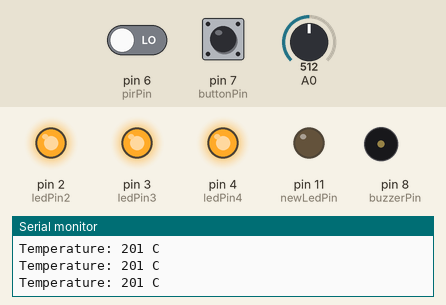
This sketch was run on a simulated Arduino Uno, built with avr-gcc and run on an emulated ATmega328P. Shown: output pins drawn as LEDs (lit = HIGH), buzzer (waves = sounding, pin HIGH), the last lines printed to the serial monitor. The test bench sets the inputs (shaded band); at power-on: A0 = 512, pin 6 (pirPin) LOW, pin 7 (buttonPin) HIGH.

Above: at 1.2 s.
1.3 s: A0 set to 317
4.4 s: A0 set to 297
At 7.1 s:
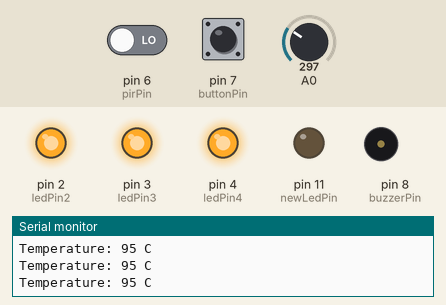
7.5 s: pin 6 (pirPin) driven HIGH
At 9.31 s:
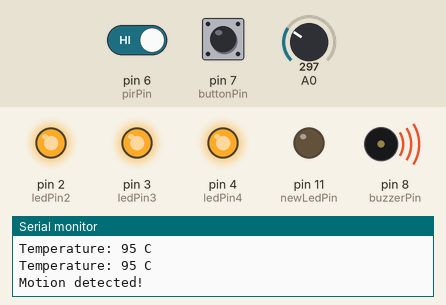
10.6 s: pin 7 (buttonPin) pulled LOW for 0.15 s
At 12.85 s:
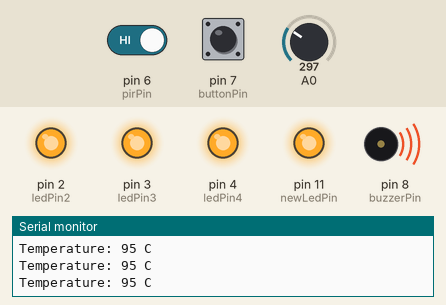
13.8 s: A0 set to 306
16.9 s: pin 7 (buttonPin) pulled LOW for 3.2 s
Timing chart, 0 to 24.2 s (numbered marks = the images above; inputs shaded):
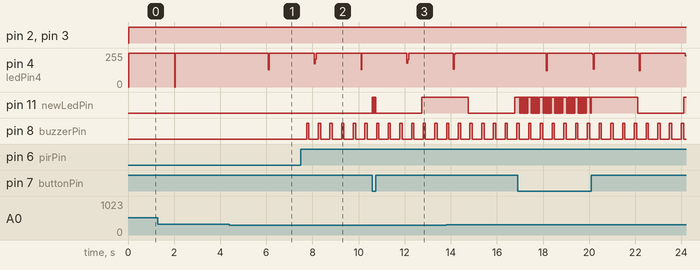

The sketch:

dtaskfinalcodemoreinteruptsboard.ino
```cpp
volatile bool state = false;
volatile bool PIRstate = false;

int timer1_compare_match;

ISR(TIMER1_COMPA_vect) {
}

const int pirPin = 6;
const int ledPin2 = 2;
const int ledPin3 = 3;
const int ledPin4 = 4;
const int buzzerPin = 8;
const int buttonPin = 7;
const int newLedPin = 11;
const int motionThreshold = 1;
const int motionCheckDelay = 500;

int celsius = 0;
int baselineTemp = 40;
unsigned long previousMillis = 0;
unsigned long lastMotionCheck = 0;
unsigned long lastBlinkMillis = 0;
bool blinkLed = false;
const long interval = 2000;

void setup() {
  pinMode(A0, INPUT);
  pinMode(pirPin, INPUT);
  Serial.begin(9600);

  pinMode(ledPin2, OUTPUT);
  pinMode(ledPin3, OUTPUT);
  pinMode(ledPin4, OUTPUT);
  pinMode(buzzerPin, OUTPUT);
  pinMode(newLedPin, OUTPUT);
  pinMode(buttonPin, INPUT_PULLUP);

  noInterrupts();
  TCCR1A = 0;
  TCCR1B = 0;
  timer1_compare_match = 31249;
  TCNT1 = timer1_compare_match;
  TCCR1B |= (1 << CS12);
  TIMSK1 |= (1 << OCIE1A);
  interrupts();
}

void loop() {
  unsigned long currentMillis = millis();

  celsius = map(((analogRead(A0) - 20) * 3.04), 0, 1023, -40, 125);
  Serial.print("Temperature: ");
  Serial.print(celsius);
  Serial.println(" C");
  controlLEDs();

  if (currentMillis - lastMotionCheck >= motionCheckDelay) {
    checkMotion(currentMillis);
  }

  if (currentMillis - previousMillis >= interval) {
    previousMillis = currentMillis;
    toggleLED();
  }

  int buttonState = digitalRead(buttonPin);
  if (buttonState == LOW) {
    blinkLed = true;
    lastBlinkMillis = millis();
  }

  if (blinkLed) {
    if (currentMillis - lastBlinkMillis >= 2000) {
      lastBlinkMillis = currentMillis;
      digitalWrite(newLedPin, !digitalRead(newLedPin));
    }
  }
}

void controlLEDs() {
  digitalWrite(ledPin2, LOW);
  digitalWrite(ledPin3, LOW);
  digitalWrite(ledPin4, LOW);

  if (celsius >= baselineTemp && celsius < baselineTemp + 10) {
    digitalWrite(ledPin2, HIGH);
  } else if (celsius >= baselineTemp + 10 && celsius < baselineTemp + 20) {
    digitalWrite(ledPin2, HIGH);
    digitalWrite(ledPin3, HIGH);
  } else if (celsius >= baselineTemp + 20) {
    digitalWrite(ledPin2, HIGH);
    digitalWrite(ledPin3, HIGH);
    digitalWrite(ledPin4, HIGH);
  }
}

void checkMotion(unsigned long currentMillis) {
  lastMotionCheck = currentMillis;

  int currentPirState = digitalRead(pirPin);
  if (currentPirState == HIGH) {
    Serial.println("Motion detected!");
    digitalWrite(buzzerPin, HIGH);
    delay(100);
    digitalWrite(buzzerPin, LOW);
  }
}

void toggleLED() {
  digitalWrite(ledPin4, !digitalRead(ledPin4));
}
```

Measured:
- after the input at 4.4 s, pin 4 (ledPin4): 255/255 → 130/255 after 1.7 s, → 254/255 0.04 s later, → 255/255 0.04 s later
- after the input at 7.5 s, pin 8 (buzzerPin): alternates HIGH for 0.10 s and LOW for 0.41 s, starting after 0.24 s
- after the input at 10.6 s, pin 11 (newLedPin): goes 3 × (HIGH 0.02 s, LOW 0.02 s), HIGH 0.02 s, LOW 2.0 s, then HIGH, starting at once
